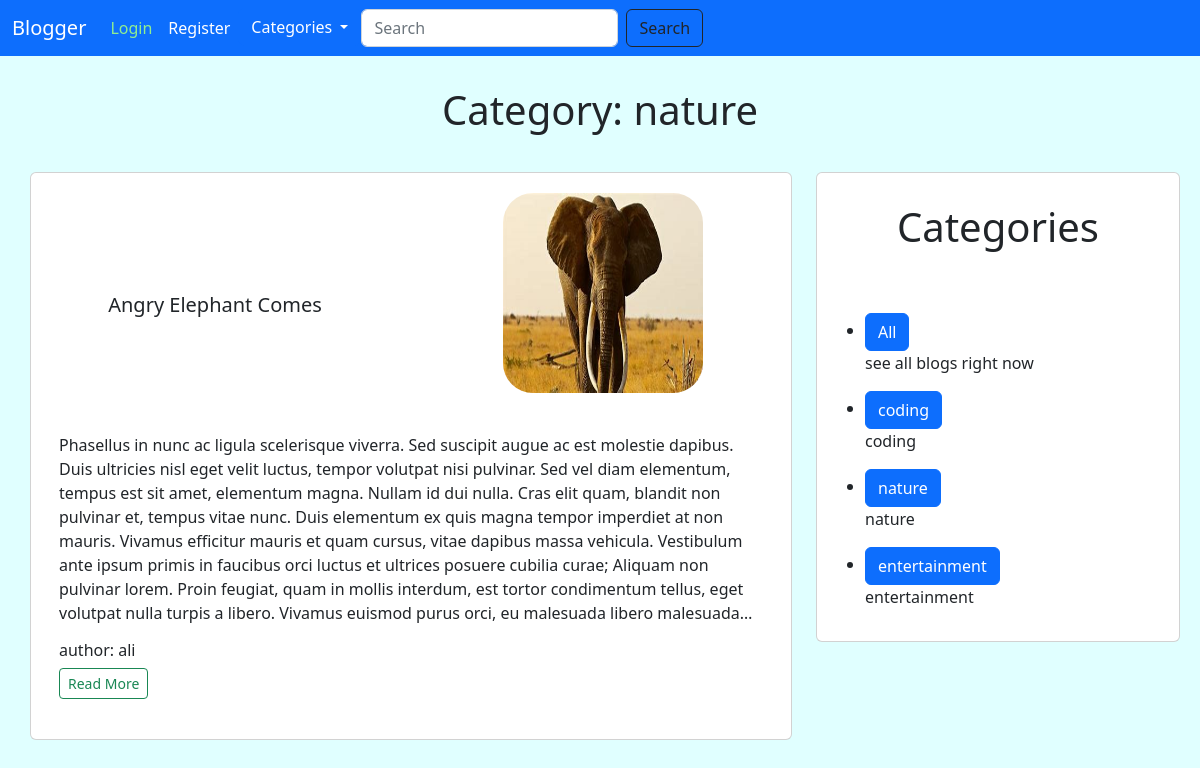
The page /category/nature/ on the database its author committed.
### blog/models.py (models this page shows, shortened)
class Blog(models.Model):
    slug = models.CharField(max_length=500, unique=True)
    created_on = models.DateTimeField(auto_now_add=True)
    author = models.ForeignKey(User, on_delete=models.CASCADE)
    title = models.CharField(max_length=150)
    body = models.TextField(max_length=4000)
    category = models.ForeignKey(
        Category, on_delete=models.PROTECT, null=False)
    image = models.ImageField(default='kiaei.jpg',
                              upload_to='blog_pictures')
    likes = models.ManyToManyField(User, related_name='blog_posts')

class Category(models.Model):
    name = models.CharField(max_length=150)
    description = models.CharField(max_length=1000)

### blog/views.py (the view)
# urls.py: path('category/<str:cats>/', views.category, name='category'),
def category(request, cats):
    category_name = Category.objects.get(name=cats)
    category_blogs = Blog.objects.filter(category=category_name)
    categories = Category.objects.all()
    return render(request, 'blog/category.html',
                  {'cats': cats, 'category_blogs': category_blogs, 'categories': categories})

### blog/templates/blog/category.html
{% extends 'blog/base.html' %}
{% block body %}
<h1>Category: {{cats}}</h1>
<div class="row">
    <div class="col-md-8">
        {% for blog in category_blogs %}
        <div style="margin-left: 30px; margin-bottom: 30px;" class="card">
            <div class="row">
                <div class="col-md-6 text-center">
                    <h5 style="margin-top:120px;" class="card-title">{{blog.title}}</h5>
                </div>
                <div class="col-md-6">
                    <img style="border-radius: 30px; margin-left: 80px; margin-top: 20px;" width="200px" height="200px"
                        src="{{blog.image.url}}" alt="">
                </div>
            </div>
            <div class="row">
                <div style="padding: 40px;" class="col-md-12">
                    <p class="card-text text">{{blog.body}}</p>
                    <h6>author: {{blog.author}}</h6>
                    <a href="{% url 'blog:details' blog.slug %}" class="btn btn-outline-success btn-sm">Read
                        More</a>
                </div>
            </div>
        </div>
        {% endfor %}
    </div>
    <div class="col-md-4">
        <div style="margin-right:20px;" class="card">
            <div class="card-title">
                <h1>Categories</h1>
            </div>
            <div class="card-body">
                <ul>
                    <li>
                        <a class="btn btn-primary" href="{% url 'blog:index' %}">All</a>
                        <p>see all blogs right now</p>
                    </li>
                    {% for category in categories %}
                    <li>
                        <a class="btn btn-primary" href="{% url 'blog:category' category.name %}">{{category.name}}</a>
                        <p>{{category.description}}</p>
                    </li>
                    {% endfor %}
                </ul>
            </div>
        </div>
    </div>
</div>
{% endblock body %}

### blog/static/blog/style.css (style rules this page uses)
h1 { text-align: center; padding: 30px; }
body { background-color: lightcyan; }
.text { overflow: hidden; text-overflow: ellipsis; display: -webkit-box; -webkit-line-clamp: 8; line-clamp: 8; -webkit-box-orient: vertical; }

### rows shown on the page
Blog: title "Angry Elephant Comes", image (picture), body "Phasellus in nunc ac ligula scelerisque viverra. Sed suscipit augue ac est molestie dapibus. Duis ultricies nisl eget velit luctus, tempor volutpat nisi pulvinar. Sed vel diam elementum, tempus est sit amet, elementum magna. Nullam id dui nulla. Cras elit quam, blandit non pulvinar et, tempus vitae nunc. Duis elementum ex quis magna tempor imperdiet at non mauris. Vivamus efficitur mauris et quam cursus, vitae dapibus massa vehicula. Vestibulum ante ipsum primis in faucibus orci luctus et ultrices posuere cubilia curae; Aliquam non pulvinar lorem. Proin feugiat, quam in mollis interdum, est tortor condimentum tellus, eget volutpat nulla turpis a libero. Vivamus euismod purus orci, eu…", author "ali"
Category: name "coding", description "coding"
Category: name "nature", description "nature"
Category: name "entertainment", description "entertainment"

### other values the page prints
{{ cats }} "nature"
